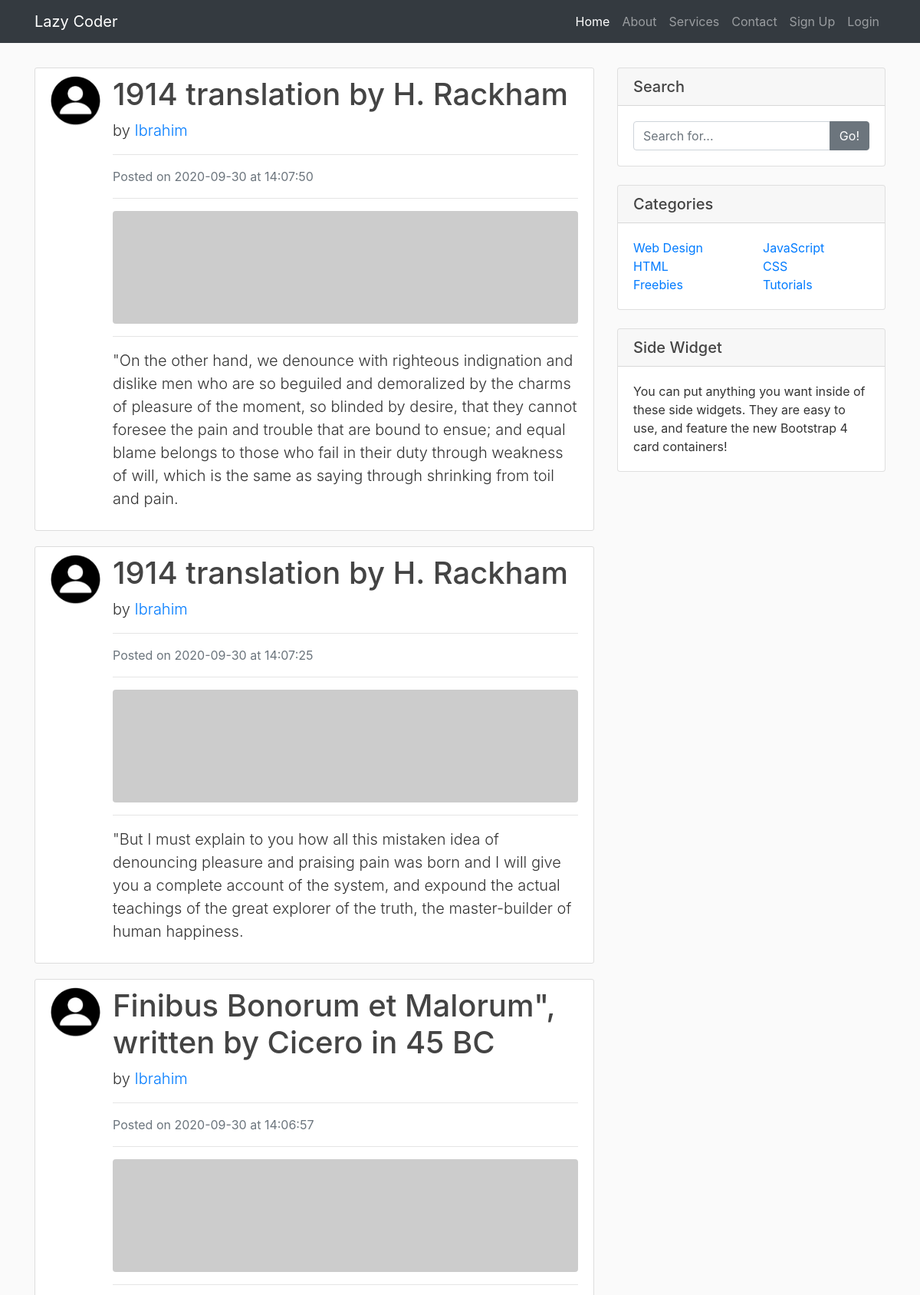
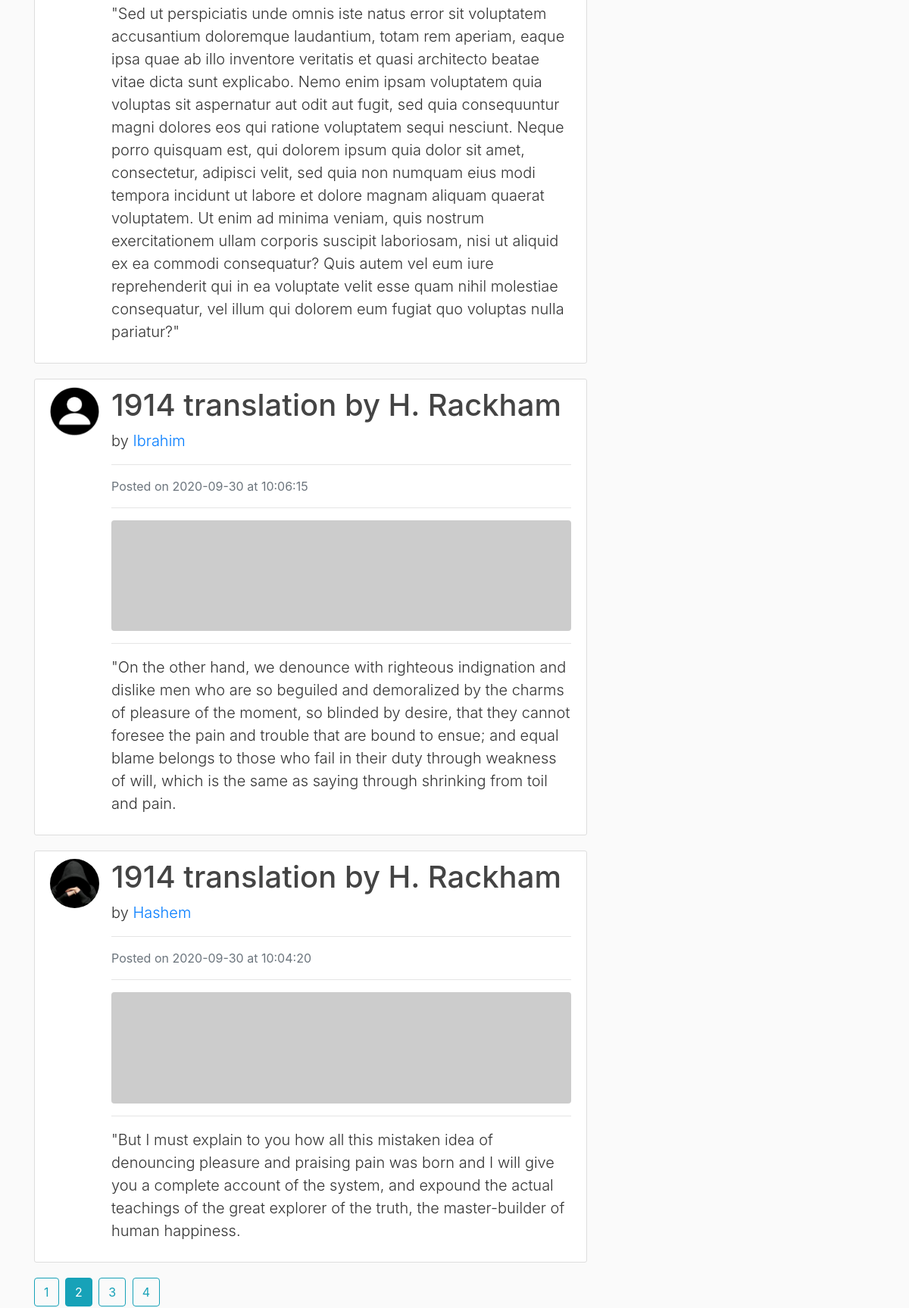
The page /home?page=2 (upper part) on the database its author committed (2 pictures, top to bottom).
### blog/models.py (models this page shows, shortened)
class Post(db.Model):
    id = db.Column(db.Integer, primary_key=True)
    title = db.Column(db.String(100), nullable=True)
    date_posted = db.Column(db.DateTime, nullable=False, default=datetime.utcnow)
    content = db.Column(db.Text, nullable=False)
    user_id = db.Column(db.Integer, db.ForeignKey('user.id'), nullable=False)

class User(db.Model, UserMixin):
    id = db.Column(db.Integer, primary_key=True)
    username = db.Column(db.String(255), unique=True, nullable=False)
    email = db.Column(db.String(255), unique=True, nullable=False)
    image_file = db.Column(db.String(20), nullable=False, default='default.jpg')
    password = db.Column(db.String(60), nullable = False)
    posts = db.relationship('Post', backref='author', lazy=True)

### blog/main/routes.py (the view)
@main.route('/')
@main.route('/home')
def home():
    page = request.args.get('page', 1, type=int)
    posts = Post.query.order_by(Post.date_posted.desc()).paginate(page=page, per_page=5)
    return render_template('home.html', posts=posts)

### blog/templates/home.html
{% extends "layout.html" %}
{% block content %}
    {% for post in posts.items %}
        <div class="media content-section">
            <img class="rounded-circle article-img" src="{{ url_for('static', filename='profiles/' + post.author.image_file) }}" alt="">
            <div class="media-body">
                <h1>
                    <a href="{{ url_for('post.show_post', post_id=post.id) }}" class="article-title">
                        {{ post.title }}
                    </a>
                </h1>
                <p class="lead">
                    by <a href="{{ url_for('user.user_posts', username=post.author.username) }}">{{ post.author.username }}</a>
                </p>
                <hr>
                <p class="text-muted">Posted on {{ post.date_posted.strftime('%Y-%m-%d') }} at {{ post.date_posted.strftime('%H:%M:%S') }}</p>
                <hr>
                <img class="img-fluid rounded" src="http://placehold.it/620x150" alt="">
                <hr>
                <p class="lead">{{ post.content }}</p>
            </div>
        </div>
    {% endfor %}
    {% for page_num in posts.iter_pages(left_edge=1, right_edge=1, left_current=1, right_current=2) %}
        {% if page_num %}
            {% if posts.page == page_num %}
                <a href="{{ url_for('main.home', page=page_num) }}" class="btn btn-info mr-1">{{ page_num }}</a>
            {% else %}
                <a href="{{ url_for('main.home', page=page_num) }}" class="btn btn-outline-info mr-1">{{ page_num }}</a>
            {% endif %}
        {% else %}
            ...
        {% endif %}
    {% endfor %}
{% endblock content %}
{% block sidebar %}
    <div class="card my-2">
        <h5 class="card-header">Search</h5>
        <div class="card-body">
            <div class="input-group">
                <input type="text" class="form-control" placeholder="Search for...">
                <span class="input-group-append">
                <button class="btn btn-secondary" type="button">Go!</button>
                </span>
            </div>
        </div>
    </div>
    <div class="card my-4">
        <h5 class="card-header">Categories</h5>
        <div class="card-body">
            <div class="row">
                <div class="col-lg-6">
                    <ul class="list-unstyled mb-0">
                        <li>
                            <a href="#">Web Design</a>
                        </li>
                        <li>
                            <a href="#">HTML</a>
                        </li>
                        <li>
                            <a href="#">Freebies</a>
                        </li>
                    </ul>
                </div>
                <div class="col-lg-6">
                    <ul class="list-unstyled mb-0">
                        <li>
                            <a href="#">JavaScript</a>
                        </li>
                        <li>
                            <a href="#">CSS</a>
                        </li>
                        <li>
                            <a href="#">Tutorials</a>
                        </li>
                    </ul>
                </div>
            </div>
        </div>
    </div>
    <div class="card my-4">
        <h5 class="card-header">Side Widget</h5>
        <div class="card-body">
            You can put anything you want inside of these side widgets. They are easy to use, and feature the new Bootstrap 4 card containers!
        </div>
    </div>
{% endblock sidebar %}

### blog/static/main.css (style rules this page uses)
body { background: #fafafa; color: #333333; margin-top: 5rem; }
h1, h2, h3, h4, h5, h6 { color: #444444; }
.content-section { background: #ffffff; padding: 10px 20px; border: 1px solid #dddddd; border-radius: 3px; margin-bottom: 20px; }
.article-title { color: #444444; }
.article-img { height: 65px; width: 65px; margin-right: 16px; }

### rows shown on the page
Post: image_file (picture), title "1914 translation by H. Rackham", author.username "Ibrahim", date_posted "2020-09-30", date_posted "14:07:50", content "\"On the other hand, we denounce with righteous indignation and dislike men who are so beguiled and demoralized by the charms of pleasure of the moment, so blinded by desire, that they cannot foresee the pain and trouble that are bound to ensue; and equal blame belongs to those who fail in their duty through weakness of will, which is the same as saying through shrinking from toil and pain."
Post: image_file (picture), title "1914 translation by H. Rackham", author.username "Ibrahim", date_posted "2020-09-30", date_posted "14:07:25", content "\"But I must explain to you how all this mistaken idea of denouncing pleasure and praising pain was born and I will give you a complete account of the system, and expound the actual teachings of the great explorer of the truth, the master-builder of human happiness."
Post: image_file (picture), title "Finibus Bonorum et Malorum\", written by Cicero in 45 BC", author.username "Ibrahim", date_posted "2020-09-30", date_posted "14:06:57", content "\"Sed ut perspiciatis unde omnis iste natus error sit voluptatem accusantium doloremque laudantium, totam rem aperiam, eaque ipsa quae ab illo inventore veritatis et quasi architecto beatae vitae dicta sunt explicabo. Nemo enim ipsam voluptatem quia voluptas sit aspernatur aut odit aut fugit, sed quia consequuntur magni dolores eos qui ratione voluptatem sequi nesciunt. Neque porro quisquam est, qui dolorem ipsum quia dolor sit amet, consectetur, adipisci velit, sed quia non numquam eius modi tempora incidunt ut labore et dolore magnam aliquam quaerat voluptatem. Ut enim ad minima veniam, quis nostrum exercitationem ullam corporis suscipit laboriosam, nisi ut aliquid ex ea commodi…"
Post: image_file (picture), title "1914 translation by H. Rackham", author.username "Ibrahim", date_posted "2020-09-30", date_posted "10:06:15", content "\"On the other hand, we denounce with righteous indignation and dislike men who are so beguiled and demoralized by the charms of pleasure of the moment, so blinded by desire, that they cannot foresee the pain and trouble that are bound to ensue; and equal blame belongs to those who fail in their duty through weakness of will, which is the same as saying through shrinking from toil and pain."
Post: image_file (placeholder picture), title "1914 translation by H. Rackham", author.username "Hashem", date_posted "2020-09-30", date_posted "10:04:20", content "\"But I must explain to you how all this mistaken idea of denouncing pleasure and praising pain was born and I will give you a complete account of the system, and expound the actual teachings of the great explorer of the truth, the master-builder of human happiness."

### other values the page prints
{{ page_num }} "1" "3" "4"
{{ page_num }} "2"
